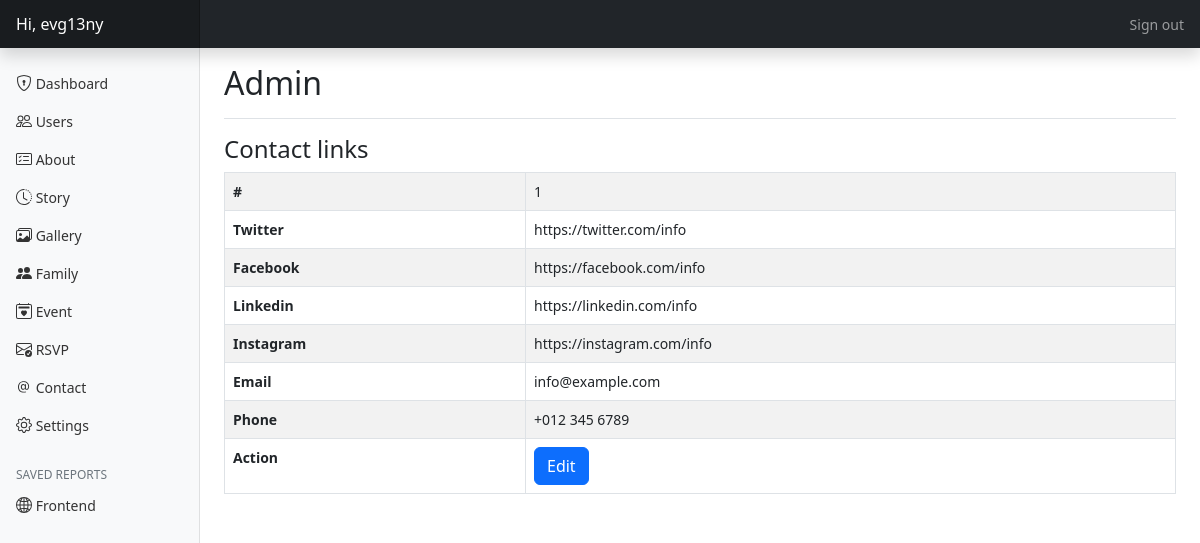
Screenshot of /public/admin/contact (signed in) with the database file from the repository.
### tables this page shows
CREATE TABLE `contact_table` (
  `id` int(11) NOT NULL,
  `twitter_link` varchar(1024) NOT NULL,
  `facebook_link` varchar(1024) NOT NULL,
  `linkedin_link` varchar(1024) NOT NULL,
  `instagram_link` varchar(1024) NOT NULL,
  `email` varchar(100) NOT NULL,
  `phone` varchar(15) NOT NULL
);

### app/controllers/Admin.php (called while the page is built, shortened)
<?php
class Admin
{
    public function contact($action = null, $id = null)
    {
        $contact = new Contact_model();
        $data["action"] = $action;
        $contact->limit = 1;
        $data["rows"] = $contact->findAll();
        $data["errors"] = $contact->errors;
        $this->view("admin/contact", $data);
    }
}

### app/core/App.php (called while the page is built, shortened)
<?php
class App
{
    private $method = "index";
    private function splitURL()
    {
        $URL = $_GET["url"] ?? "home";
        $URL = explode("/", trim($URL, "/"));
        return $URL;
    }
    public function loadController()
    {
        $URL = $this->splitURL();
        $filename = "../app/controllers/" . ucfirst($URL[0]) . ".php";
        if (file_exists($filename)) {
            unset($URL[0]);
        } else {
            $filename = "../app/controllers/_404.php";
            require $filename;
            $this->controller = "_404";
        }
        $controller = new $this->controller;
        if (!empty($URL[1])) {
            if (method_exists($controller, $URL[1])) {
                $this->method = $URL[1];
                unset($URL[1]);
            }
        }
        call_user_func_array([$controller, $this->method], $URL);
    }
}

### public/index.php (called while the page is built, shortened)
<?php
$app = new App;
$app->loadController();

### app/core/Database.php (called while the page is built, shortened)
<?php
trait Database
{
    private function connect()
    {
        $string = "mysql:hostname=" . DBHOST . ";dbname=" . DBNAME;
        $con = new PDO($string, DBUSER, DBPASS);
        return $con;
    }
    public function query($query, $data = [])
    {
        $con = $this->connect();
        $stm = $con->prepare($query);
        $check = $stm->execute($data);
        if ($check) {
            $result = $stm->fetchAll(PDO::FETCH_OBJ);
            if (is_array($result) && count($result)) {
                return $result;
            }
        }
        return false;
    }
}

### app/core/Model.php (called while the page is built, shortened)
<?php
trait Model
{
    public $limit        = 10;
    public $offset       = 0;
    public $order_type   = "DESC";
    public $order_column = "id";
    public function findAll()
    {
        $query = "SELECT * FROM $this->table ORDER BY $this->order_column $this->order_type LIMIT $this->limit OFFSET $this->offset";
        return $this->query($query);
    }
}

### app/views/admin/contact.view.php (the view, shortened to what this page needs)
<?php if ($action == "edit") : ?>
    <div class="col-md-6 mx-auto p-3">
        <h4>Edit user</h4>
        <?php if (!empty($errors)) : ?>
            <div class="alert alert-danger text-center"><?= implode("<br>", $errors) ?></div>
        <?php endif; ?>
        <?php if (!empty($row)) : ?>
            <form action="" method="post">
                <small>Please enter full path e.g. https://www.socialnetwork.com/yourlogin</small>
                <input type="text" name="twitter_link" class="form-control mt-3" value="<?= old_value("twitter_link", $row->twitter_link) ?>" placeholder="Twitter link">
                <input type="text" name="facebook_link" class="form-control mt-3" value="<?= old_value("facebook_link", $row->facebook_link) ?>" placeholder="Facebook link">
                <input type="text" name="linkedin_link" class="form-control mt-3" value="<?= old_value("linkedin_link", $row->linkedin_link) ?>" placeholder="Linkedin link">
                <input type="text" name="instagram_link" class="form-control mt-3" value="<?= old_value("instagram_link", $row->instagram_link) ?>" placeholder="Instagram link">
                <input type="text" name="email" class="form-control mt-3" value="<?= old_value("email", $row->email) ?>" placeholder="Email">
                <input type="text" name="phone" class="form-control mt-3" value="<?= old_value("phone", $row->phone) ?>" placeholder="Phone">
                <button class="btn btn-success my-3">Save</button>
                <a href="<?= ROOT ?>/admin/contact">
                    <button class="btn btn-secondary my-3" type="button">Back</button>
                </a>
            </form>
        <?php else : ?>
            <div class="alert alert-danger text-center"><?= implode("<br>", $errors) ?>
                Record not found
            </div>
            <a href="<?= ROOT ?>/admin/contact">
                <button class="btn btn-secondary my-3" type="button">Back</button>
            </a>
        <?php endif; ?>
    </div>
<?php else : ?>
    <h4>
        Contact links
    </h4>
    <table class="table table-striped table-bordered">
        <?php if (!empty($rows)) : ?>
            <?php foreach ($rows as $row) : ?>
                <tr>
                    <th>#</th>
                    <td>
                        <?= $row->id ?>
                    </td>
                </tr>
                <tr>
                    <th>Twitter</th>
                    <td>
                        <?= $row->twitter_link ?>
                    </td>
                </tr>
                <tr>
                    <th>Facebook</th>
                    <td>
                        <?= $row->facebook_link ?>
                    </td>
                </tr>
                <tr>
                    <th>Linkedin</th>
                    <td>
                        <?= $row->linkedin_link ?>
                    </td>
                </tr>
                <tr>
                    <th>Instagram</th>
                    <td>
                        <?= $row->instagram_link ?>
                    </td>
                </tr>
                <tr>
                    <th>Email</th>
                    <td>
                        <?= $row->email ?>
                    </td>
                </tr>
                <tr>
                    <th>Phone</th>
                    <td>
                        <?= $row->phone ?>
                    </td>
                </tr>
                <tr>
                    <th>Action</th>
                    <td>
                        <a href="<?= ROOT ?>/admin/contact/edit/<?= $row->id ?>">
                            <button class="btn btn-primary">
                                Edit
                            </button>
                        </a>
                    </td>
                </tr>
            <?php endforeach; ?>
        <?php endif; ?>
    </table>
<?php endif; ?>

### public/assets/css/dashboard.css (style rules this page uses)
body { font-size: .875rem; }

### rows the page displays
contact_table: id "1", twitter_link "https://twitter.com/info", facebook_link "https://facebook.com/info", linkedin_link "https://linkedin.com/info", instagram_link "https://instagram.com/info", email "info@example.com", phone "+012 345 6789"

### other values shown
user("username") "evg13ny"
